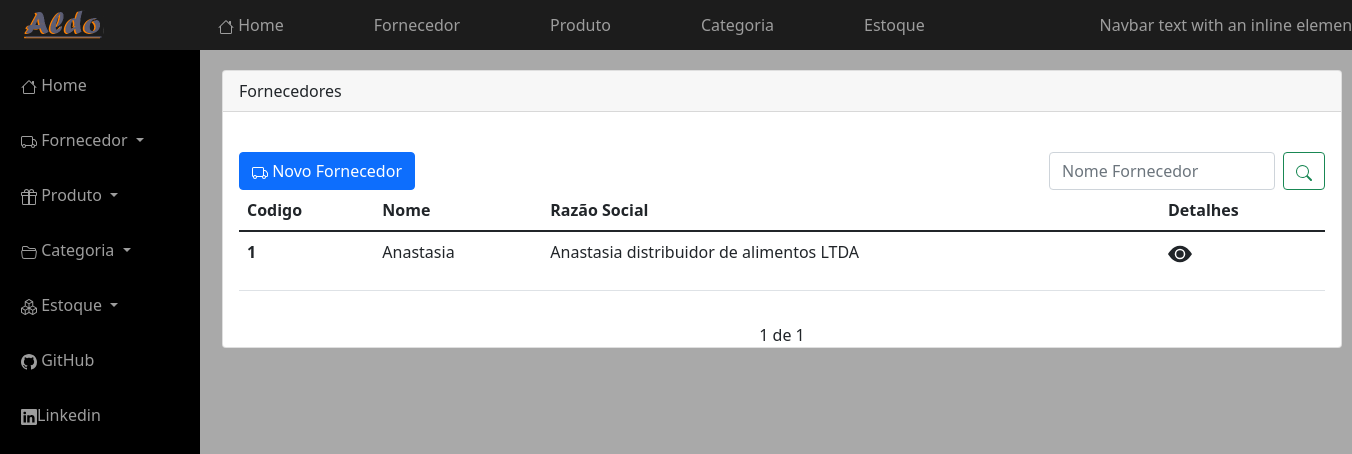
Screenshot of /fornecedor/fornecedores with the database file from the repository.
### fornecedor/models.py (models this page shows, shortened)
class Fornecedor(models.Model):
    data_cadastro = models.DateTimeField(auto_now=True)
    Categoria = models.ForeignKey(Categoria, on_delete=models.CASCADE)
    nome = models.CharField('Nome Fantasia', max_length=100)
    nome_r = models.CharField('Nome Razão Social', max_length=100)
    CNPJ = models.CharField('cnpj', max_length=100)
    escricao_estadual = models.CharField('Escrição Estadual', max_length=100)
    rua = models.CharField('Rua', max_length=200)
    cep = models.CharField('CEP', max_length=10)
    numero = models.IntegerField('Numéro:')
    cidade = models.CharField('Cidade', max_length=50)
    bairro = models.CharField('Bairro', max_length=30)
    proximidade = models.CharField(max_length=30)
    complemento = models.CharField('Complemento', max_length=10)
    nome_contato = models.CharField('Nome', max_length=100)
    cargo = models.CharField('Cargo', max_length=10)
    telefone = models.CharField('Telefone', max_length=15)
    tipo_telefone = models.CharField(max_length=11, choices=TIPO_TELEFONE)
    Email = models.CharField('E-mail', max_length=100)
    tipo_email = models.CharField(max_length=11, choices=TIPO_EMAIL)

### fornecedor/views.py (the view)
# urls.py: path('/fornecedores', fornecedores, name='listar_fornecedor'),
def fornecedores(request):
    search = request.GET.get('search')
    if search:
        fornecedores = Fornecedor.objects.filter(nome__icontains=search)
    else:
        fornecedor_list = Fornecedor.objects.all()
        paginator = Paginator(fornecedor_list, 5)
        page = request.GET.get('page')
        fornecedores = paginator.get_page(page)
    return render(request, 'fornecedor/list_fornecedor.html', {'fornecedores': fornecedores})

### fornecedor/templates/fornecedor/list_fornecedor.html (shortened to what this page needs)
{% extends "core/includes/base.html"%}
{% block main %}
<div class="card"  id="cad_list">
  <div class="card-header">
    Fornecedores
  </div>
    <br>
  <div class="card-body">
      <div class="row">
          <div class="col">
          <a href="{% url 'fornecedor_create'%}" class="btn btn-primary">
              Novo Fornecedor
          </a>
          </div>
          <form class="d-flex"  id="t">
          <input class="form-control me-2" type="text" name="search"  placeholder="Nome Fornecedor" aria-label="Search">
          <button class="btn btn-outline-success" type="submit">
          </button>
          </form>
          <br>
      </div>
 <table class="table">
  <thead>
    <tr>
      <th scope="col">Codigo</th>
      <th scope="col">Nome</th>
      <th scope="col">Razão Social</th>
      <th scope="col">Detalhes</th>
    </tr>
  </thead>
  <tbody>
  {% for fornecedor in fornecedores %}
    <tr>
      <th scope="row">{{fornecedor.id}}</th>
      <td>{{fornecedor.nome}}</td>
      <td>{{fornecedor.nome_r}}</td>
      <td><a href="{% url 'fornecedor_ver' fornecedor.id %}" class="buton ">
             <p class="text-dark"><svg xmlns="http://www.w3.org/2000/svg" width="1.5em" height="1.5em" fill="currentColor" class="bi bi-eye-fill" viewBox="0 0 16 16">
             <path d="M10.5 8a2.5 2.5 0 1 1-5 0 2.5 2.5 0 0 1 5 0z"/>
             <path d="M0 8s3-5.5 8-5.5S16 8 16 8s-3 5.5-8 5.5S0 8 0 8zm8 3.5a3.5 3.5 0 1 0 0-7 3.5 3.5 0 0 0 0 7z"/>
             </svg></p>
          </a>
      </td>
    </tr>
   {% endfor %}
  </tbody>
</table>
      </div>
    <div class="pagination">
        <span  class="step-links">
          <span>
              {{ fornecedores.number}} de {{ fornecedores.paginator.num_pages}}
          </span>
        </span><br>
    </div>
  </div>
</div>
{% endblock %}

### core/static/css/styles.css (style rules this page uses)
body { background-color : #A9A9A9; }
#cad_list { width:1120px; margin: 70px 0px 0px 210px; position: absolute; }
#t { width:300px; }
.pagination { margin-buttom:20px; }
.step-links { position:relative; margin-left: auto; margin-right: auto; }

### rows the page displays
Fornecedor: id "1", nome "Anastasia", nome_r "Anastasia distribuidor de alimentos LTDA"

### other values shown
{{ fornecedores.number }} "1"
{{ fornecedores.paginator.num_pages }} "1"
